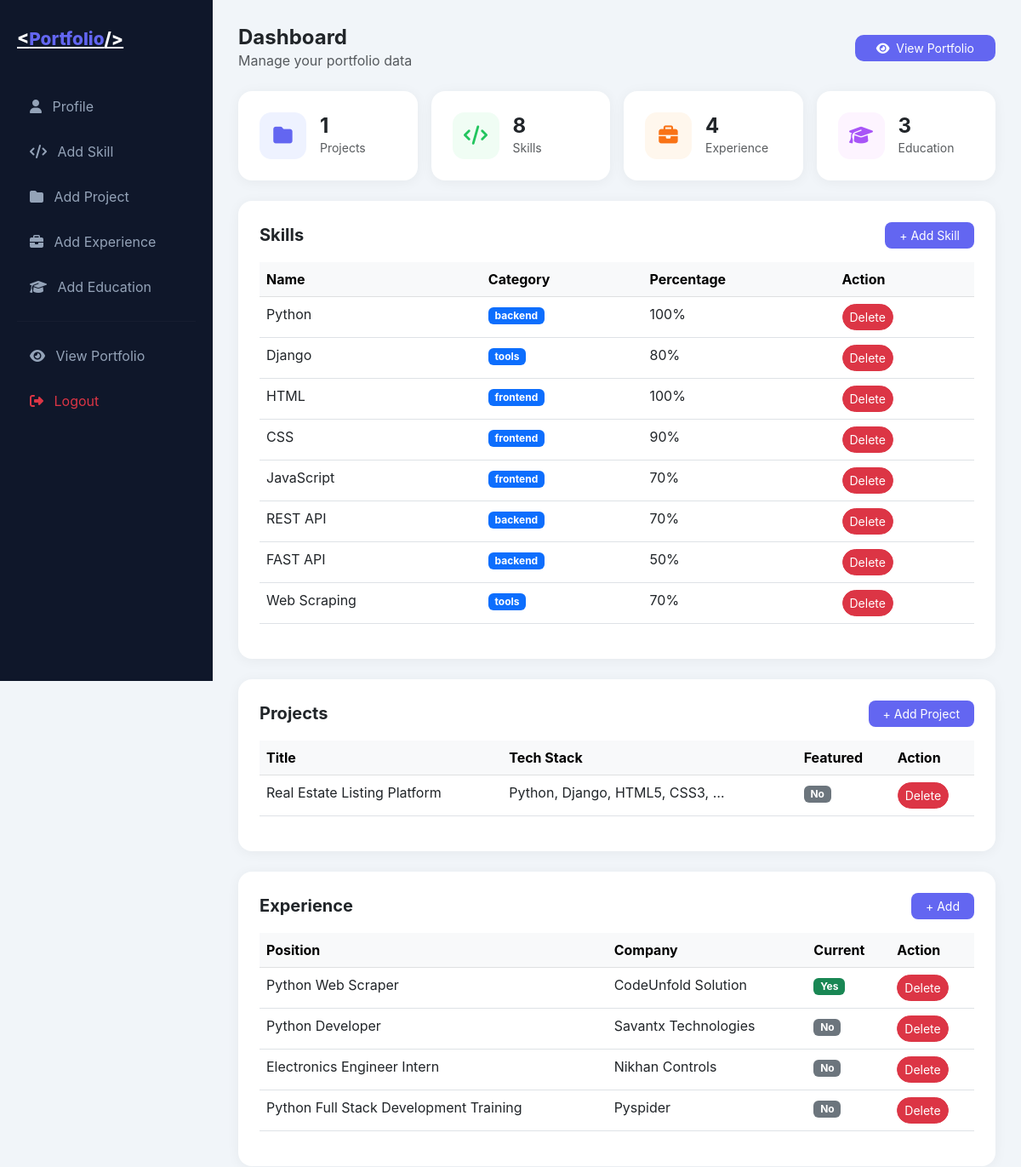
Page /dashboard/ (signed in, upper part) on the earlier database version.
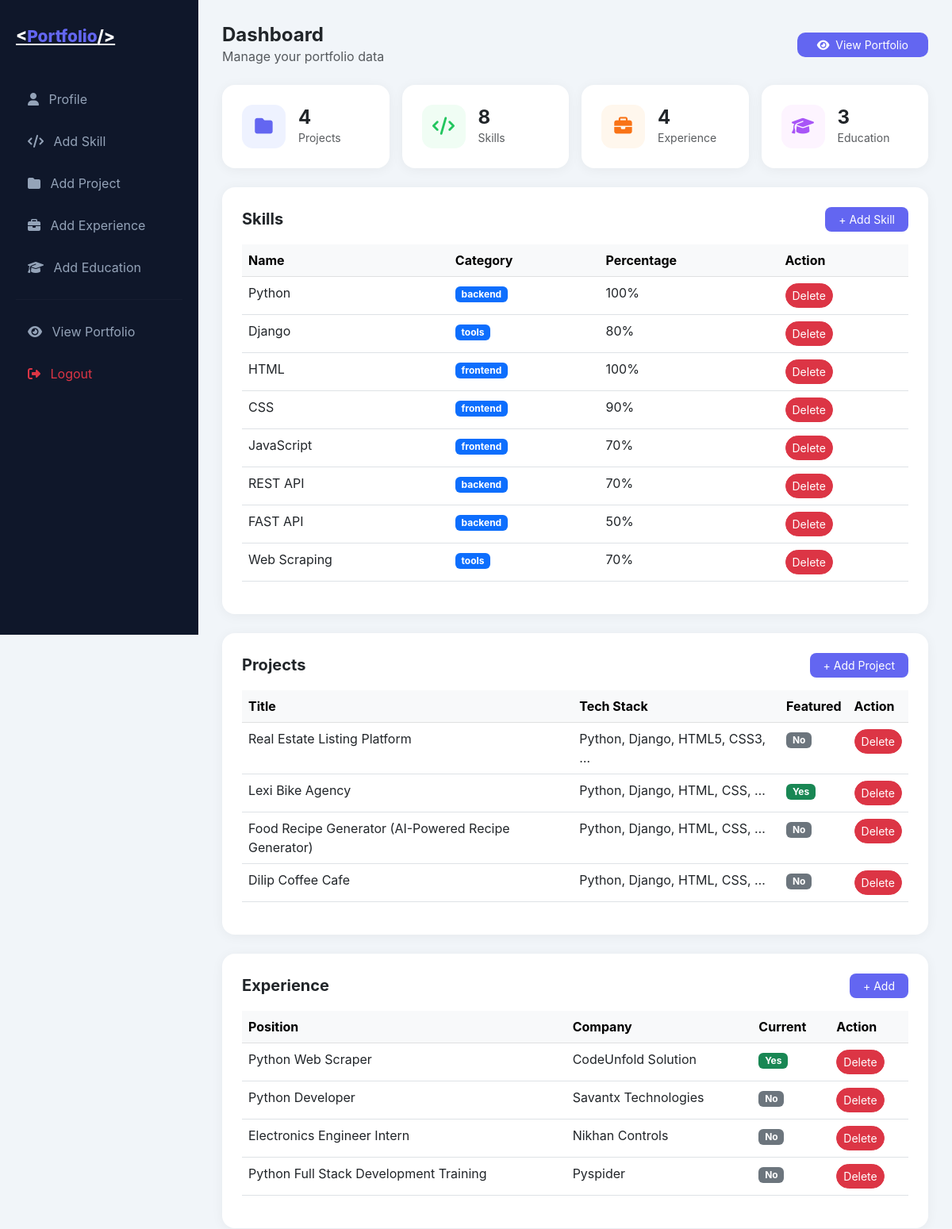
Same page on the later database version.
### folioapp/models.py (models this page shows, shortened)
class Skill(models.Model):
    CATEGORY_CHOICES = [
        ('frontend', 'Frontend'),
        ('backend', 'Backend'),
        ('tools', 'Tools & Others'),
    ]
    name = models.CharField(max_length=100)
    percentage = models.IntegerField()
    category = models.CharField(max_length=50, choices=CATEGORY_CHOICES)
    icon = models.CharField(max_length=100, blank=True)

class Project(models.Model):
    title = models.CharField(max_length=200)
    description = models.TextField()
    image = models.ImageField(upload_to='projects/', blank=True)
    tech_stack = models.CharField(max_length=300)
    github_link = models.URLField(blank=True)
    live_link = models.URLField(blank=True)
    featured = models.BooleanField(default=False)
    order = models.IntegerField(default=0)
    class Meta:
        ordering = ['order']

class Experience(models.Model):
    company = models.CharField(max_length=200)
    position = models.CharField(max_length=200)
    description = models.TextField()
    start_date = models.DateField()
    end_date = models.DateField(null=True, blank=True)
    is_current = models.BooleanField(default=False)
    class Meta:
        ordering = ['-start_date']

### folioapp/views.py (the view)
# urls.py: path('dashboard/', views.dashboard, name='dashboard'),
@login_required(login_url='/dashboard/login/')
def dashboard(request):
    profile = Profile.objects.first()
    skills = Skill.objects.all()
    projects = Project.objects.all()
    experiences = Experience.objects.all()
    educations = Education.objects.all()
    return render(request, 'dashboard/dashboard.html', {
        'profile': profile,
        'skills': skills,
        'projects': projects,
        'experiences': experiences,
        'educations': educations,
    })

### templates/dashboard/dashboard.html (shortened to what the changed rows need)
<!DOCTYPE html>
<html lang="en">
{% load static %}
<head>
    <link href="https://cdn.jsdelivr.net/npm/bootstrap@5.3.0/dist/css/bootstrap.min.css" rel="stylesheet">
    <link href="https://cdnjs.cloudflare.com/ajax/libs/font-awesome/6.4.0/css/all.min.css" rel="stylesheet">
</head>
<body>
<div class="main-content">
    <div class="row g-3 mb-4">
        <div class="col-md-3">
            <div class="stat-card">
                <div class="d-flex align-items-center gap-3">
                    <div>
                        <h4 class="fw-bold mb-0">{{ projects.count }}</h4>
                        <p class="text-muted mb-0 small">Projects</p>
                    </div>
                </div>
            </div>
        </div>
    </div>
    <div class="table-card mb-4">
        <table class="table table-hover">
            <thead class="table-light">
                <tr>
                    <th>Name</th><th>Category</th><th>Percentage</th><th>Action</th>
                </tr>
            </thead>
            <tbody>
                {% for skill in skills %}
                <tr>
                    <td>{{ skill.name }}</td>
                    <td><span class="badge bg-primary">{{ skill.category }}</span></td>
                    <td>{{ skill.percentage }}%</td>
                    <td>
                        <a href="{% url 'skill_delete' skill.pk %}"
                            class="btn btn-sm btn-danger rounded-pill"
                            onclick="return confirm('Delete this skill?')">Delete</a>
                    </td>
                </tr>
                {% empty %}
                <tr><td colspan="4" class="text-center text-muted">No skills added yet</td></tr>
                {% endfor %}
            </tbody>
        </table>
    </div>
    <div class="table-card mb-4">
        <table class="table table-hover">
            <thead class="table-light">
                <tr>
                    <th>Title</th><th>Tech Stack</th><th>Featured</th><th>Action</th>
                </tr>
            </thead>
            <tbody>
                {% for project in projects %}
                <tr>
                    <td>{{ project.title }}</td>
                    <td>{{ project.tech_stack|truncatewords:4 }}</td>
                    <td>
                        {% if project.featured %}
                        <span class="badge bg-success">Yes</span>
                        {% else %}
                        <span class="badge bg-secondary">No</span>
                        {% endif %}
                    </td>
                    <td>
                        <a href="{% url 'project_delete' project.pk %}"
                            class="btn btn-sm btn-danger rounded-pill"
                            onclick="return confirm('Delete this project?')">Delete</a>
                    </td>
                </tr>
                {% empty %}
                <tr><td colspan="4" class="text-center text-muted">No projects added yet</td></tr>
                {% endfor %}
            </tbody>
        </table>
    </div>
    <div class="table-card mb-4">
        <table class="table table-hover">
            <thead class="table-light">
                <tr><th>Position</th><th>Company</th><th>Current</th><th>Action</th></tr>
            </thead>
            <tbody>
                {% for exp in experiences %}
                <tr>
                    <td>{{ exp.position }}</td>
                    <td>{{ exp.company }}</td>
                    <td>{% if exp.is_current %}<span class="badge bg-success">Yes</span>{% else %}<span class="badge bg-secondary">No</span>{% endif %}</td>
                    <td>
                        <a href="{% url 'experience_delete' exp.pk %}"
                            class="btn btn-sm btn-danger rounded-pill"
                            onclick="return confirm('Delete?')">Delete</a>
                    </td>
                </tr>
                {% empty %}
                <tr><td colspan="4" class="text-center text-muted">No experience added yet</td></tr>
                {% endfor %}
            </tbody>
        </table>
    </div>
</div>
</body>
</html>

Differences in the rows shown:
added Project: title "Lexi Bike Agency", tech_stack "Python, Django, HTML, CSS, …", featured "Yes"
added Project: title "Food Recipe Generator (AI-Powered Recipe Generator)", tech_stack "Python, Django, HTML, CSS, …", featured "No"
added Project: title "Dilip Coffee Cafe", tech_stack "Python, Django, HTML, CSS, …", featured "No"
Other differences:
{{ projects.count }}: "1" → "4"
